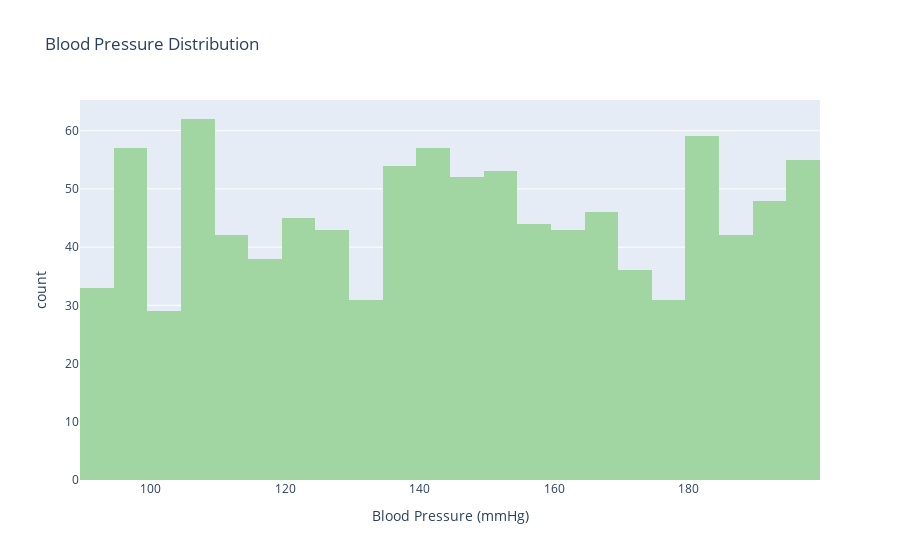

The notebook cell this image was saved under:
### Code cell
fig = px.histogram(df, x='Blood Pressure (mmHg)', title='Blood Pressure Distribution', nbins=30, color_discrete_sequence=['#a1d6a3'] )
fig.show()

### Figure 1 — Plotly figure (JSON) as saved in the notebook; plotly's stock layout.template omitted (floating-point values rounded to 4 significant figures; data arrays with more than 128 entries replaced by an {"elided": "..."} marker saying what was removed)
{"data": [{"alignmentgroup": "True", "bingroup": "x", "hovertemplate": "Blood Pressure (mmHg)=%{x}<br>count=%{y}<extra></extra>", "legendgroup": "", "marker": {"color": "#a1d6a3", "pattern": {"shape": ""}}, "name": "", "nbinsx": 30, "offsetgroup": "", "orientation": "v", "showlegend": false, "type": "histogram", "x": {"elided": "1000 int values"}, "xaxis": "x", "yaxis": "y"}], "layout": {"autosize": true, "barmode": "relative", "legend": {"tracegroupgap": 0}, "title": {"text": "Blood Pressure Distribution"}, "xaxis": {"anchor": "y", "autorange": true, "domain": [0, 1], "range": [89.5, 199.5], "title": {"text": "Blood Pressure (mmHg)"}, "type": "linear"}, "yaxis": {"anchor": "x", "autorange": true, "domain": [0, 1], "range": [0, 65.26], "title": {"text": "count"}}}}
